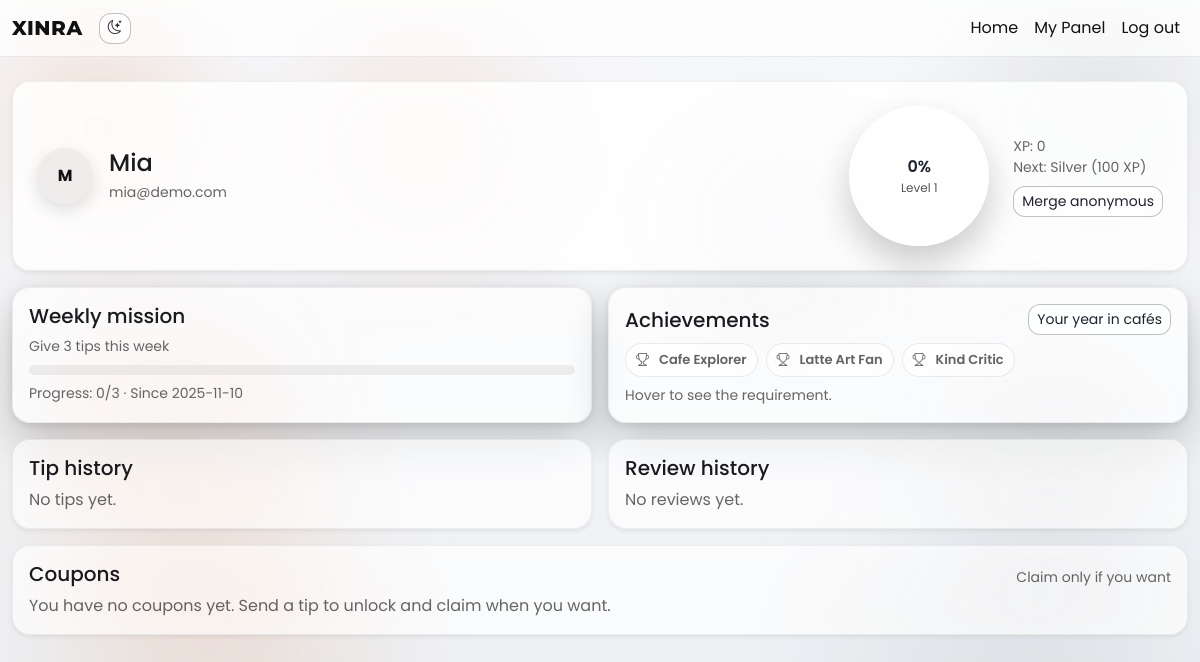
The page /me/profile (signed in) on the database its author committed.
### app/models.py (models this page shows)
class User(db.Model, UserMixin):
    __tablename__ = "users"
    id = db.Column(db.Integer, primary_key=True)
    email = db.Column(db.String(255), unique=True, nullable=True)
    password_hash = db.Column(db.String(255), nullable=True)
    name = db.Column(db.String(120), nullable=True)
    avatar_url = db.Column(db.String(512), nullable=True)
    device_id_hash = db.Column(db.String(64), unique=True, nullable=True)
    level = db.Column(db.Integer, default=1, nullable=False)
    xp = db.Column(db.Integer, default=0, nullable=False)
    created_at = db.Column(db.DateTime, default=datetime.utcnow, nullable=False)
    memberships = db.relationship("Membership", backref="user", lazy=True)
    tips = db.relationship("Tip", backref="user", lazy=True)
    reviews = db.relationship("Review", backref="user", lazy=True)

class RewardTier(db.Model):
    __tablename__ = "reward_tiers"
    id = db.Column(db.Integer, primary_key=True)
    name = db.Column(db.String(50), nullable=False)
    threshold_xp = db.Column(db.Integer, nullable=False)
    perks_json = db.Column(JSON, nullable=True)

### app/routes/auth.py (the view, shortened to what this page needs)
@auth_bp.route("/me/profile")
def profile():
    user = current_user if current_user.is_authenticated else device_util.get_or_create_guest_user()
    tips = (
        Tip.query.filter_by(user_id=user.id).order_by(Tip.created_at.desc()).limit(20).all()
    )
    reviews = (
        Review.query.filter_by(user_id=user.id).order_by(Review.created_at.desc()).limit(20).all()
    )
    all_tips = Tip.query.filter_by(user_id=user.id).all()
    all_reviews = Review.query.filter_by(user_id=user.id).all()
    restaurant_ids = {t.restaurant_id for t in tips} | {r.restaurant_id for r in reviews}
    restaurants = (
        Restaurant.query.filter(Restaurant.id.in_(restaurant_ids)).order_by(Restaurant.name.asc()).all()
        if restaurant_ids
        else []
    )
    tiers = RewardTier.query.order_by(RewardTier.threshold_xp.asc()).all()
    xp = user.xp or 0
    next_tier = None
    progress_pct = 100
    if tiers:
        prev_thresh = 0
        for t in tiers:
            if xp >= t.threshold_xp:
                prev_thresh = t.threshold_xp
            else:
                next_tier = t
                break
        if next_tier:
            span = max(1, next_tier.threshold_xp - prev_thresh)
            progress_pct = int(100 * ((xp - prev_thresh) / span))
    available_by_rest = {}
    claimed_by_rest = {}
    return render_template(
        "auth/profile.html",
        user=user,
        restaurants=restaurants,
        tips=tips,
        reviews=reviews,
        next_tier=next_tier,
        progress_pct=progress_pct,
        available_by_rest=available_by_rest,
        claimed_by_rest=claimed_by_rest,
        achievements=_compute_achievements(user, all_tips, all_reviews),
        mission=_compute_weekly_mission(user),
    )

### app/models.py (called while the page is built)
@login_manager.user_loader
def load_user(user_id):
    return User.query.get(int(user_id))

### app/routes/auth.py (called while the page is built, shortened)
def _compute_achievements(user: User, all_tips: list[Tip], all_reviews: list[Review]):
    rest_ids = {t.restaurant_id for t in all_tips} | {r.restaurant_id for r in all_reviews}
    explorer = len([rid for rid in rest_ids if rid]) >= 3
    fan_latte = False
    critic = sum(1 for r in all_reviews if (r.rating or 0) >= 4) >= 5
    return [
        {'key': 'explorer', 'name': 'Cafe Explorer', 'earned': explorer, 'desc': 'Visit 3+ different cafés'},
        {'key': 'latte_fan', 'name': 'Latte Art Fan', 'earned': fan_latte, 'desc': '5+ tips to baristas'},
        {'key': 'kind_critic', 'name': 'Kind Critic', 'earned': critic, 'desc': '5+ reviews with 4★ or more'},
    ]

def _compute_weekly_mission(user: User):
    now = datetime.utcnow()
    start_week = now - timedelta(days=now.weekday())
    start_week = datetime(start_week.year, start_week.month, start_week.day)
    count = Tip.query.filter_by(user_id=user.id).filter(Tip.created_at >= start_week).count()
    goal = 3
    return {
        'title': 'Give 3 tips this week',
        'progress': min(count, goal),
        'goal': goal,
        'completed': count >= goal,
        'start': start_week,
    }

### templates/auth/profile.html (shortened to what this page needs)
{% extends "_base.html" %}
{% block content %}
<div class="card p-4 shadow-sm mb-3 profile-hero">
  <div class="d-flex align-items-center justify-content-between flex-wrap gap-3">
    <div class="d-flex align-items-center gap-3">
      <div class="avatar-fallback avatar-lg">{{ (user.name or 'U')[:1].upper() }}</div>
      <div>
        <h4 class="mb-1">{{ user.name or 'User' }}</h4>
        <div class="small text-muted">{{ user.email or 'Guest' }}</div>
      </div>
    </div>
    <div class="d-flex align-items-center gap-4">
      <div class="xp-ring" data-progress="{{ progress_pct }}">
        <div class="text-center">
          <div class="label">{{ progress_pct }}%</div>
          <div class="sub">Level {{ user.level }}</div>
        </div>
      </div>
      <div>
        <div class="small text-muted">XP: {{ user.xp }}</div>
        {% if next_tier %}
          <div class="small text-muted">Next: {{ next_tier.name }} ({{ next_tier.threshold_xp }} XP)</div>
        {% else %}
          <div class="small text-muted">Max level reached</div>
        {% endif %}
        <form class="mt-2" method="post" action="{{ url_for('auth.merge_guest') }}">
          <button class="btn btn-outline-dark btn-sm" type="submit">Merge anonymous</button>
        </form>
      </div>
    </div>
  </div>
</div>
<div class="row g-3 mb-3">
  <div class="col-12 col-lg-6">
    <div class="card p-3 mission-card h-100">
      <div class="d-flex justify-content-between align-items-center mb-2">
        <h5 class="mb-0">Weekly mission</h5>
      </div>
      <div class="small text-muted mb-2">{{ mission.title }}</div>
      <div class="mission-progress mb-2">
        {% set pct = (100 * mission.progress // mission.goal) if mission.goal else 0 %}
        <div class="progress" role="progressbar" aria-valuemin="0" aria-valuemax="{{ mission.goal }}" aria-valuenow="{{ mission.progress }}">
        </div>
      </div>
      <div class="small text-muted">Progress: {{ mission.progress }}/{{ mission.goal }} · Since {{ mission.start.strftime('%Y-%m-%d') }}</div>
    </div>
  </div>
  <div class="col-12 col-lg-6">
    <div class="card p-3 h-100">
      <div class="d-flex justify-content-between align-items-center">
        <h5 class="mb-0">Achievements</h5>
        <a href="{{ url_for('auth.summary') }}" class="btn btn-outline-dark btn-sm">Your year in cafés</a>
      </div>
      <div class="d-flex flex-wrap gap-2 mt-2">
        {% for a in achievements %}
          <div class="badge-achievement {{ 'earned' if a.earned else 'locked' }}" title="{{ a.desc }}">
            <i class="bi {{ 'bi-trophy-fill' if a.earned else 'bi-trophy' }} me-1"></i>{{ a.name }}
          </div>
        {% endfor %}
      </div>
      <div class="small text-muted mt-2">Hover to see the requirement.</div>
    </div>
  </div>
</div>
<div class="row g-3">
  <div class="col-12 col-lg-6">
    <div class="card p-3 shadow-sm h-100">
      <h5 class="mb-2">Tip history</h5>
      {% if tips %}
      <ul class="timeline">
        {% for t in tips %}
        <li>
          <div class="dot"></div>
          <div class="flex-grow-1">
            <div class="d-flex justify-content-between">
              <span class="title">{{ t.restaurant.name }} · {{ t.staff.name if t.staff_id else 'General' }}</span>
              <span class="fw-bold amount">€{{ '%.2f' % (t.amount_cents/100) }}</span>
            </div>
            <div class="small text-muted">{{ t.created_at.strftime('%Y-%m-%d %H:%M') }}</div>
          </div>
        </li>
        {% endfor %}
      </ul>
      {% else %}
      <div class="text-muted">No tips yet.</div>
      {% endif %}
    </div>
  </div>
  <div class="col-12 col-lg-6">
    <div class="card p-3 shadow-sm h-100">
      <h5 class="mb-2">Review history</h5>
      {% if reviews %}
      <ul class="timeline">
        {% for r in reviews %}
        <li>
          <div class="dot"></div>
          <div class="flex-grow-1">
            <div class="d-flex justify-content-between">
              <span class="title">{{ r.restaurant.name }} · {{ r.staff.name if r.staff_id else 'General' }}</span>
              <span>
                {% for i in range(1,6) %}
                  {% if i <= r.rating %}
                    <i class="bi bi-star-fill text-warning"></i>
                  {% else %}
                    <i class="bi bi-star text-warning"></i>
                  {% endif %}
                {% endfor %}
              </span>
            </div>
            {% if r.comment %}<div class="small text-muted mt-1">{{ r.comment }}</div>{% endif %}
            <div class="small text-muted">{{ r.created_at.strftime('%Y-%m-%d %H:%M') }}</div>
          </div>
        </li>
        {% endfor %}
      </ul>
      {% else %}
      <div class="text-muted">No reviews yet.</div>
      {% endif %}
    </div>
  </div>
  <div class="col-12">
    <div class="card p-3 shadow-sm h-100">
      <div class="d-flex justify-content-between align-items-center">
        <h5 class="mb-2">Coupons</h5>
        <small class="text-muted">Claim only if you want</small>
      </div>
      {% set any_available = available_by_rest and available_by_rest|length > 0 %}
      {% set any_claimed = claimed_by_rest and claimed_by_rest|length > 0 %}
      {% if not any_available and not any_claimed %}
        <div class="text-muted">You have no coupons yet. Send a tip to unlock and claim when you want.</div>
      {% endif %}
    </div>
  </div>
</div>
{% endblock %}

### static/css/custom.css (style rules this page uses)
:root { --hue: 28; --intensity: 70%; --grad-1: hsl(28, 70%, 92%); --grad-2: hsl(28, 65%, 85%); --grad-3: hsl(28, 62%, 78%); --grad-4: hsl(28, 60%, 70%); --accent: hsl(28, 92%, 52%); --accent-glow: hsla(28, 92%, 52%, 0.45); --text: #111111; --muted: rgba(0,0,0,0.60); --glass-bg: rgba(255,255,255,0.22); --glass-bg-strong: rgba(255,255,255,0.35); --glass-border: rgba(255,255,255,0.38); --card-bg: rgba(255,255,255,0.70); --card-border: rgba(0,0,0,0.06); --panel-dark: rgba(2, 6, 16, 0.35); }
html,body { height:100% }
body { background: linear-gradient(180deg, #f7f8fb, #eceff3); filter: saturate(var(--intensity)); background-attachment: fixed; color: var(--text); font-family: 'Poppins', 'Montserrat', system-ui, -apple-system, Segoe UI, Roboto, Inter, Helvetica, Arial, sans-serif; }
body::before { content: ""; position: fixed; inset: 0; z-index: -1; pointer-events: none; background: radial-gradient(240px 240px at 8% 16%, rgba(255,140,64,0.32), transparent 62%), radial-gradient(300px 300px at 92% 12%, rgba(160,164,171,0.26), transparent 62%), radial-gradient(360px 360px at 18% 84%, rgba(255,140,64,0.22), transparent 62%), radial-gradient(420px 420px at 85% 88%, rgba(160,164,171,0.22), transparent 62%), radial-gradient(280px 280px at 35% 18%, rgba(255,140,64,0.20), transparent 62%), radial-gradient(220px 220px at 65% 28%, rgba(160,164,171,0.22), transparent 62%), radial-gradient(340px 340px at 14% 58%, rgba(255,140,64,0.18), transparent 62%), radial-gradient(260px 260px at 88% 60%, rgba(160,164,171,0.18), transparent 62%); filter: blur(48px) saturate(.95); }
.card { background: var(--card-bg); border: 1px solid var(--card-border); box-shadow: 0 18px 45px rgba(0,0,0,0.20), 0 2px 8px rgba(0,0,0,0.10); backdrop-filter: blur(16px) saturate(1.05); -webkit-backdrop-filter: blur(16px) saturate(1.05); color: #1a1a1f; border-radius: 18px; transition: transform 280ms cubic-bezier(.2,.8,.2,1), box-shadow 280ms ease; }
.btn { border-radius: 12px; position: relative; overflow: hidden; color: #111 }
.btn-outline-dark { color: #1f2333; border-color: rgba(3,8,20,0.25); background: rgba(255,255,255,0.75) }
.badge-achievement { display:inline-flex; align-items:center; gap:6px; padding:6px 10px; border-radius:999px; border:1px solid rgba(0,0,0,0.12); background: rgba(255,255,255,0.9); color:#111; font-weight:600; font-size:13px }
.badge-achievement.locked { opacity: .65 }
.mission-card .progress { height: 10px; background: rgba(0,0,0,0.06); border-radius: 999px }
.text-muted { color: var(--muted)!important }
.small { color: rgba(0,0,0,0.7) }
.avatar-lg { width:72px; height:72px }
.avatar-fallback { width:56px; height:56px; border-radius: 50%; display:flex; align-items:center; justify-content:center; background: rgba(0,0,0,0.06); color:#111; font-weight:700; box-shadow: 0 6px 16px rgba(0,0,0,0.12) }
.xp-ring { --p:0; width: 140px; height: 140px; border-radius: 50%; background: radial-gradient(closest-side, rgba(255,255,255,0.9) 82%, transparent 83% 100%), conic-gradient(var(--accent) calc(var(--p)*1%), rgba(255,255,255,0.35) 0); box-shadow: inset 0 0 0 1px rgba(255,255,255,0.6), 0 18px 35px rgba(0,0,0,0.20); display: grid; place-items: center; }
.xp-ring .label { font-weight: 600; color:#1f2333 }
.xp-ring .sub { font-size: 12px; color: #555 }
.profile-hero { background: rgba(255,255,255,0.88) }

### static/css/luxe.css (style rules this page uses)
:root { --lux-bg-1: #0f1115; --lux-bg-2: #12151b; --lux-panel: rgba(20, 23, 30, 0.8); --lux-border: rgba(255,255,255,0.08); --lux-text: #e8eaef; --lux-muted: #a8afbf; --gold: #d4af37; --gold-soft: rgba(212,175,55,0.35); }

### rows shown on the page
User: name "M", name "Mia", email "mia@demo.com", level "1", xp "0"
RewardTier: name "Silver", threshold_xp "100"

### other values the page prints
{{ progress_pct }} "0"
{{ mission.title }} "Give 3 tips this week"
{{ mission.progress }} "0"
{{ mission.goal }} "3"
{{ mission.start.strftime('%Y-%m-%d') }} "2025-11-10"
{{ a.name }} "Cafe Explorer" "Latte Art Fan" "Kind Critic"
